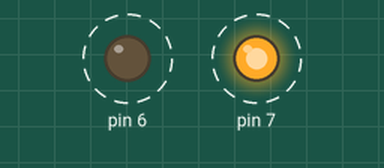
Recording of a sketch running on a simulated Arduino Uno, built with avr-gcc and run on an emulated ATmega328P. Parts: output pins drawn as LEDs (lit = HIGH). Dashed ring = blinking.

Above: at 0.5 s.
Timing chart, 0 to 4.6 s (numbered marks = the images above):
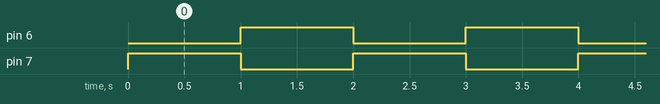

The sketch:

l298n.ino
```cpp
void setup() {
  pinMode(6,OUTPUT);
  pinMode(7,OUTPUT);

}

void loop() {
   digitalWrite(7,HIGH);
   delay(1000);
   digitalWrite(7,LOW);
   digitalWrite(6,HIGH);
   delay(1000);
   digitalWrite(6,LOW);

}
```

Measured:
- by itself, pin 6, pin 7: alternates HIGH for 1.0 s and LOW for 1.0 s
- by itself, everything shown: repeats every 2.0 s, in 3 steps
